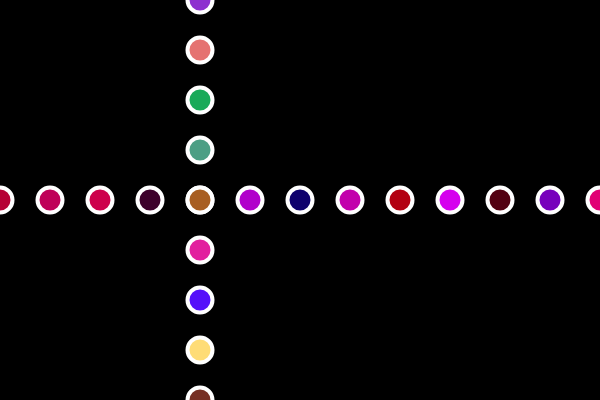
Frame 1 (no input)
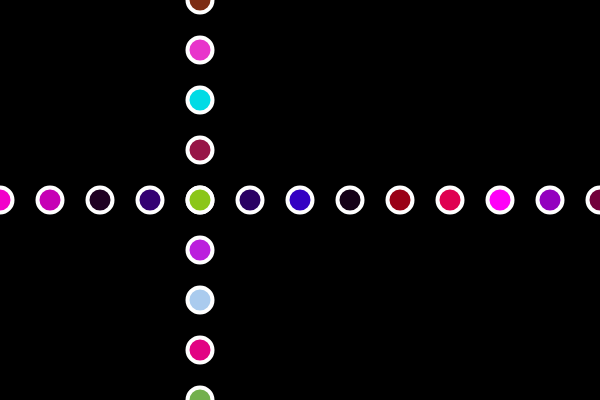
Frame 60 (no input)
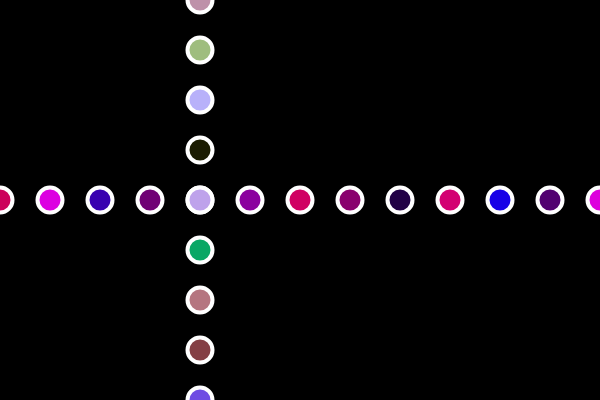
Frame 120 (the mouse pressed at the canvas centre since frame 60)

The p5.js sketch that drew these frames (run headless with seeded random() and noise() and a simulated clock; from frame 60 on, the mouse is pressed at the canvas centre):

// p5.js sketch
// ── sketch.js
function setup() {
  createCanvas(600,400);
}

function draw() {
  background(0);
  strokeWeight(4);
  stroke(255);

  for(var x = 0 ; x <= width; x += 50){
      fill(random(255), 0, random(255));
      ellipse(x, 200, 25, 25);
  }
  
  for(var y = 0 ; y <= height; y += 50){
    fill(random(255), random(255), random(255));
    ellipse(200, y, 25, 25);
  }
}
